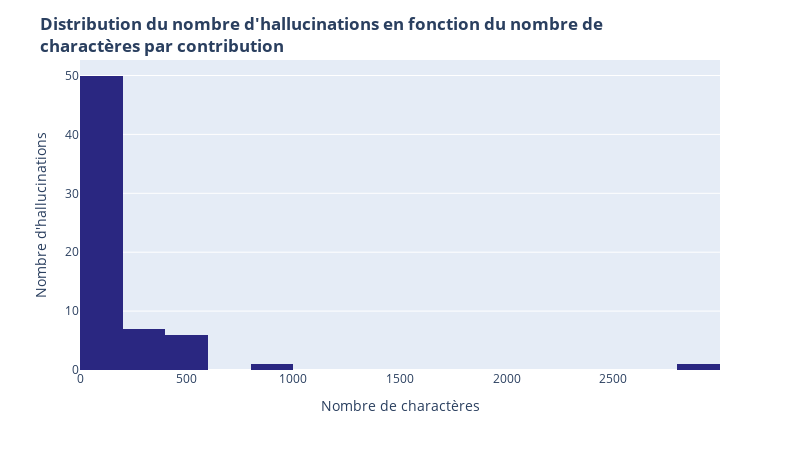

Notebook source saved alongside this figure:
### Markdown cell above
3. ***Distribution du nombre d'hallucinations en fonction du nombre de charactères par contribution***

### Code cell
fig = px.histogram(
    df, x="nb_char", y="Hallucinations", nbins=max(df["nb_char"])//100,
    color_discrete_sequence=["#2a2781"]
)
fig.update_layout(
    title={"text": "<b>Distribution du nombre d'hallucinations en fonction du nombre de <br>charactères par contribution</b>"}, 
    xaxis_title="Nombre de charactères", 
    yaxis_title="Nombre d'hallucinations", 
    width=800, height=450
)
fig.update_traces(
    hovertemplate =
        "Nombre de charactères = %{x}<br>" \
        "Nombre d'hallucinations = %{y}<extra></extra>"
)
fig.show()

### Figure 1 — Plotly figure (JSON) as saved in the notebook; plotly's stock layout.template omitted (floating-point values rounded to 4 significant figures; data arrays with more than 128 entries replaced by an {"elided": "..."} marker saying what was removed)
{"data": [{"bingroup": "x", "histfunc": "sum", "hovertemplate": "Nombre de charactères = %{x}<br>Nombre d'hallucinations = %{y}<extra></extra>", "legendgroup": "", "marker": {"color": "#2a2781", "pattern": {"shape": ""}}, "name": "", "nbinsx": 140, "orientation": "v", "showlegend": false, "type": "histogram", "x": {"elided": "200 int values"}, "xaxis": "x", "y": {"elided": "200 float values"}, "yaxis": "y"}], "layout": {"barmode": "relative", "height": 450, "legend": {"tracegroupgap": 0}, "margin": {"t": 60}, "title": {"text": "<b>Distribution du nombre d'hallucinations en fonction du nombre de <br>charactères par contribution</b>"}, "width": 800, "xaxis": {"anchor": "y", "domain": [0, 1], "title": {"text": "Nombre de charactères"}}, "yaxis": {"anchor": "x", "domain": [0, 1], "title": {"text": "Nombre d'hallucinations"}}}}
